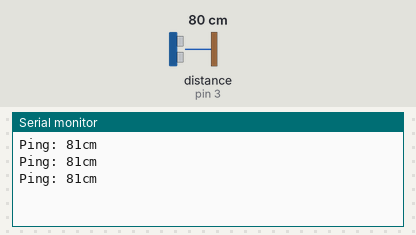
Recording of a sketch running on a simulated Arduino Nano, built with avr-gcc and run on an emulated ATmega328P. On the bench: the last lines printed to the serial monitor. Inputs (shaded band) come from the test bench; at power-on: distance to the obstacle (sensor on pin 3) 80 cm. The echo pulse lasts 58.3 µs per cm.

Above: at 1.8 s.
1.9 s: distance to the obstacle (sensor on pin 3) set to 2 cm
At 2.4 s:
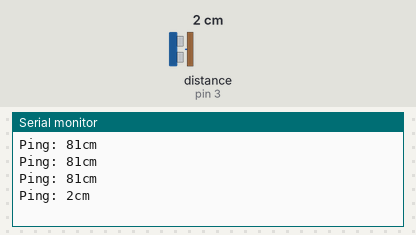
3.4 s: distance to the obstacle (sensor on pin 3) set to 4 cm
At 3.9 s:
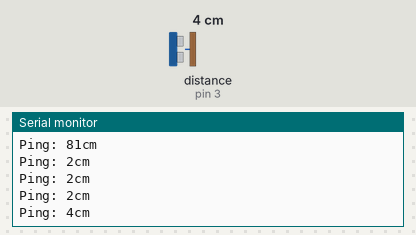
Timing chart, 0 to 6.4 s (numbered marks = the images above; inputs shaded):
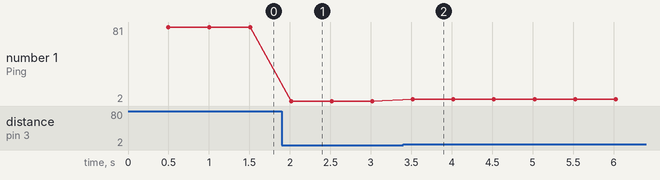

Measured:
- after the input at 1.9 s, the serial monitor: prints a new line after 0.12 s (image 1)
- after the input at 3.4 s, the serial monitor: prints a new line after 0.12 s (image 2)
- plotted number 1: 81 → 2 after the input at 1.9 s, 2 → 4 after the input at 3.4 s

The sketch:

newping.ino
```cpp
// ---------------------------------------------------------------------------
// Example NewPing library sketch that does a ping about 20 times per second.
// ---------------------------------------------------------------------------

#include <NewPing.h>

#define TRIGGER_PIN  4  // Arduino pin tied to trigger pin on the ultrasonic sensor.
#define ECHO_PIN     3  // Arduino pin tied to echo pin on the ultrasonic sensor.
#define MAX_DISTANCE 500 // Maximum distance we want to ping for (in centimeters). Maximum sensor distance is rated at 400-500cm.

NewPing sonar(TRIGGER_PIN, ECHO_PIN, MAX_DISTANCE); // NewPing setup of pins and maximum distance.

void setup() {
  Serial.begin(115200); // Open serial monitor at 115200 baud to see ping results.
}

void loop() {
  delay(500);                     // Wait 50ms between pings (about 20 pings/sec). 29ms should be the shortest delay between pings.
  Serial.print("Ping: ");
  Serial.print(sonar.ping_cm()); // Send ping, get distance in cm and print result (0 = outside set distance range)
  Serial.println("cm");
}
```
